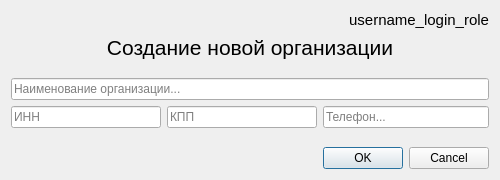
<?xml version="1.0" encoding="UTF-8"?>
<ui version="4.0">
 <class>Create_organization</class>
 <widget class="QDialog" name="Create_organization">
  <property name="windowModality">
   <enum>Qt::NonModal</enum>
  </property>
  <property name="geometry">
   <rect>
    <x>0</x>
    <y>0</y>
    <width>500</width>
    <height>180</height>
   </rect>
  </property>
  <property name="minimumSize">
   <size>
    <width>500</width>
    <height>180</height>
   </size>
  </property>
  <property name="maximumSize">
   <size>
    <width>500</width>
    <height>180</height>
   </size>
  </property>
  <property name="windowTitle">
   <string>Логистик</string>
  </property>
  <layout class="QGridLayout" name="gridLayout">
   <item row="0" column="1" colspan="2">
    <widget class="QLabel" name="label_username_login_role">
     <property name="font">
      <font>
       <pointsize>11</pointsize>
      </font>
     </property>
     <property name="text">
      <string>username_login_role</string>
     </property>
     <property name="alignment">
      <set>Qt::AlignRight|Qt::AlignTrailing|Qt::AlignVCenter</set>
     </property>
    </widget>
   </item>
   <item row="6" column="2">
    <widget class="QDialogButtonBox" name="buttonBox">
     <property name="orientation">
      <enum>Qt::Horizontal</enum>
     </property>
     <property name="standardButtons">
      <set>QDialogButtonBox::Cancel|QDialogButtonBox::Ok</set>
     </property>
    </widget>
   </item>
   <item row="2" column="1">
    <spacer name="verticalSpacer">
     <property name="orientation">
      <enum>Qt::Vertical</enum>
     </property>
     <property name="sizeHint" stdset="0">
      <size>
       <width>20</width>
       <height>40</height>
      </size>
     </property>
    </spacer>
   </item>
   <item row="3" column="0" colspan="3">
    <widget class="QLineEdit" name="lineEdit_organization_name">
     <property name="text">
      <string/>
     </property>
     <property name="placeholderText">
      <string>Наименование организации...</string>
     </property>
    </widget>
   </item>
   <item row="4" column="2">
    <widget class="QLineEdit" name="lineEdit_phone_number">
     <property name="placeholderText">
      <string>Телефон...</string>
     </property>
    </widget>
   </item>
   <item row="4" column="0">
    <widget class="QLineEdit" name="lineEdit_organization_inn">
     <property name="placeholderText">
      <string>ИНН</string>
     </property>
    </widget>
   </item>
   <item row="4" column="1">
    <widget class="QLineEdit" name="lineEdit_organization_kpp">
     <property name="placeholderText">
      <string>КПП</string>
     </property>
    </widget>
   </item>
   <item row="1" column="0" colspan="3">
    <widget class="QLabel" name="label_create_organization">
     <property name="font">
      <font>
       <pointsize>16</pointsize>
      </font>
     </property>
     <property name="text">
      <string>Создание новой организации</string>
     </property>
     <property name="alignment">
      <set>Qt::AlignCenter</set>
     </property>
    </widget>
   </item>
   <item row="5" column="2">
    <spacer name="verticalSpacer_2">
     <property name="orientation">
      <enum>Qt::Vertical</enum>
     </property>
     <property name="sizeHint" stdset="0">
      <size>
       <width>20</width>
       <height>40</height>
      </size>
     </property>
    </spacer>
   </item>
  </layout>
 </widget>
 <tabstops>
  <tabstop>lineEdit_organization_name</tabstop>
  <tabstop>lineEdit_organization_inn</tabstop>
  <tabstop>lineEdit_organization_kpp</tabstop>
  <tabstop>lineEdit_phone_number</tabstop>
 </tabstops>
 <resources/>
 <connections>
  <connection>
   <sender>buttonBox</sender>
   <signal>accepted()</signal>
   <receiver>Create_organization</receiver>
   <slot>accept()</slot>
   <hints>
    <hint type="sourcelabel">
     <x>248</x>
     <y>254</y>
    </hint>
    <hint type="destinationlabel">
     <x>157</x>
     <y>274</y>
    </hint>
   </hints>
  </connection>
  <connection>
   <sender>buttonBox</sender>
   <signal>rejected()</signal>
   <receiver>Create_organization</receiver>
   <slot>reject()</slot>
   <hints>
    <hint type="sourcelabel">
     <x>316</x>
     <y>260</y>
    </hint>
    <hint type="destinationlabel">
     <x>286</x>
     <y>274</y>
    </hint>
   </hints>
  </connection>
 </connections>
</ui>
